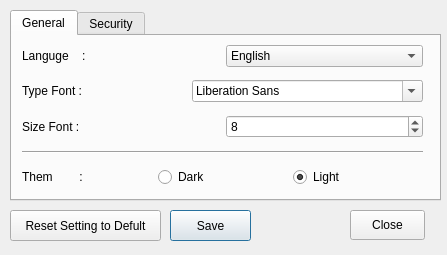
<?xml version="1.0" encoding="UTF-8"?>
<ui version="4.0">
 <class>Dialog</class>
 <widget class="QDialog" name="Dialog">
  <property name="geometry">
   <rect>
    <x>0</x>
    <y>0</y>
    <width>447</width>
    <height>255</height>
   </rect>
  </property>
  <property name="windowTitle">
   <string>Setting</string>
  </property>
  <property name="windowIcon">
   <iconset>
    <normaloff>C:/Users/POOYA/Pictures/103-512.png</normaloff>C:/Users/POOYA/Pictures/103-512.png</iconset>
  </property>
  <widget class="QTabWidget" name="tabWidget">
   <property name="geometry">
    <rect>
     <x>10</x>
     <y>10</y>
     <width>431</width>
     <height>191</height>
    </rect>
   </property>
   <property name="currentIndex">
    <number>0</number>
   </property>
   <widget class="QWidget" name="tab">
    <attribute name="title">
     <string>General</string>
    </attribute>
    <widget class="QWidget" name="layoutWidget">
     <property name="geometry">
      <rect>
       <x>10</x>
       <y>2</y>
       <width>401</width>
       <height>161</height>
      </rect>
     </property>
     <layout class="QVBoxLayout" name="verticalLayout">
      <item>
       <layout class="QHBoxLayout" name="horizontalLayout_3">
        <item>
         <widget class="QLabel" name="txt_languge">
          <property name="text">
           <string>Languge    : </string>
          </property>
         </widget>
        </item>
        <item>
         <widget class="QComboBox" name="combo_languge">
          <item>
           <property name="text">
            <string>English</string>
           </property>
          </item>
          <item>
           <property name="text">
            <string>Persian</string>
           </property>
          </item>
          <item>
           <property name="text">
            <string>Arabic</string>
           </property>
          </item>
         </widget>
        </item>
       </layout>
      </item>
      <item>
       <layout class="QHBoxLayout" name="horizontalLayout_2">
        <item>
         <widget class="QLabel" name="txt_type_font">
          <property name="text">
           <string>Type Font : </string>
          </property>
         </widget>
        </item>
        <item>
         <widget class="QFontComboBox" name="combo_font"/>
        </item>
       </layout>
      </item>
      <item>
       <layout class="QHBoxLayout" name="horizontalLayout">
        <item>
         <widget class="QLabel" name="txt_size_font">
          <property name="text">
           <string>Size Font :</string>
          </property>
         </widget>
        </item>
        <item>
         <widget class="QSpinBox" name="input_num">
          <property name="wrProgramming">
           <bool>false</bool>
          </property>
          <property name="frame">
           <bool>true</bool>
          </property>
          <property name="maximum">
           <number>100</number>
          </property>
          <property name="value">
           <number>8</number>
          </property>
         </widget>
        </item>
       </layout>
      </item>
      <item>
       <widget class="Line" name="line">
        <property name="orientation">
         <enum>Qt::Horizontal</enum>
        </property>
       </widget>
      </item>
      <item>
       <layout class="QHBoxLayout" name="horizontalLayout_4">
        <item>
         <widget class="QLabel" name="label">
          <property name="text">
           <string>Them        : </string>
          </property>
         </widget>
        </item>
        <item>
         <widget class="QRadioButton" name="radioButton_2">
          <property name="text">
           <string>Dark</string>
          </property>
         </widget>
        </item>
        <item>
         <widget class="QRadioButton" name="radioButton">
          <property name="text">
           <string>Light</string>
          </property>
          <property name="checked">
           <bool>true</bool>
          </property>
         </widget>
        </item>
       </layout>
      </item>
     </layout>
    </widget>
   </widget>
   <widget class="QWidget" name="tab_2">
    <attribute name="title">
     <string>Security</string>
    </attribute>
    <widget class="QPushButton" name="btn_reset_information">
     <property name="geometry">
      <rect>
       <x>10</x>
       <y>110</y>
       <width>121</width>
       <height>41</height>
      </rect>
     </property>
     <property name="text">
      <string>Reset All Information</string>
     </property>
     <property name="autoDefault">
      <bool>false</bool>
     </property>
    </widget>
    <widget class="QGroupBox" name="groupBox">
     <property name="geometry">
      <rect>
       <x>10</x>
       <y>20</y>
       <width>381</width>
       <height>81</height>
      </rect>
     </property>
     <property name="title">
      <string>Password Settings</string>
     </property>
     <widget class="QPushButton" name="btn_change_password">
      <property name="geometry">
       <rect>
        <x>250</x>
        <y>20</y>
        <width>111</width>
        <height>41</height>
       </rect>
      </property>
      <property name="text">
       <string>Change Password</string>
      </property>
      <property name="autoDefault">
       <bool>false</bool>
      </property>
     </widget>
     <widget class="QPushButton" name="btn_disaable_password">
      <property name="geometry">
       <rect>
        <x>10</x>
        <y>20</y>
        <width>111</width>
        <height>41</height>
       </rect>
      </property>
      <property name="text">
       <string>Disable Password</string>
      </property>
      <property name="autoDefault">
       <bool>false</bool>
      </property>
     </widget>
     <widget class="QPushButton" name="btn_enable_password">
      <property name="geometry">
       <rect>
        <x>130</x>
        <y>20</y>
        <width>111</width>
        <height>41</height>
       </rect>
      </property>
      <property name="text">
       <string>Enable Pass Word</string>
      </property>
      <property name="autoDefault">
       <bool>false</bool>
      </property>
     </widget>
     <zorder>btn_change_password</zorder>
     <zorder>btn_disaable_password</zorder>
     <zorder>splitter</zorder>
     <zorder>btn_enable_password</zorder>
    </widget>
   </widget>
  </widget>
  <widget class="QPushButton" name="btn_save">
   <property name="geometry">
    <rect>
     <x>170</x>
     <y>210</y>
     <width>81</width>
     <height>31</height>
    </rect>
   </property>
   <property name="text">
    <string>Save</string>
   </property>
   <property name="autoDefault">
    <bool>false</bool>
   </property>
   <property name="default">
    <bool>true</bool>
   </property>
  </widget>
  <widget class="QPushButton" name="btn_rest_setting">
   <property name="geometry">
    <rect>
     <x>10</x>
     <y>210</y>
     <width>151</width>
     <height>31</height>
    </rect>
   </property>
   <property name="text">
    <string>Reset Setting to Defult</string>
   </property>
   <property name="autoDefault">
    <bool>false</bool>
   </property>
  </widget>
  <widget class="QPushButton" name="btn_close">
   <property name="geometry">
    <rect>
     <x>350</x>
     <y>210</y>
     <width>75</width>
     <height>30</height>
    </rect>
   </property>
   <property name="text">
    <string>Close</string>
   </property>
   <property name="autoDefault">
    <bool>false</bool>
   </property>
  </widget>
 </widget>
 <tabstops>
  <tabstop>btn_save</tabstop>
  <tabstop>btn_rest_setting</tabstop>
  <tabstop>btn_close</tabstop>
  <tabstop>combo_font</tabstop>
  <tabstop>combo_languge</tabstop>
  <tabstop>btn_reset_information</tabstop>
  <tabstop>input_num</tabstop>
  <tabstop>tabWidget</tabstop>
 </tabstops>
 <resources/>
 <connections/>
</ui>
